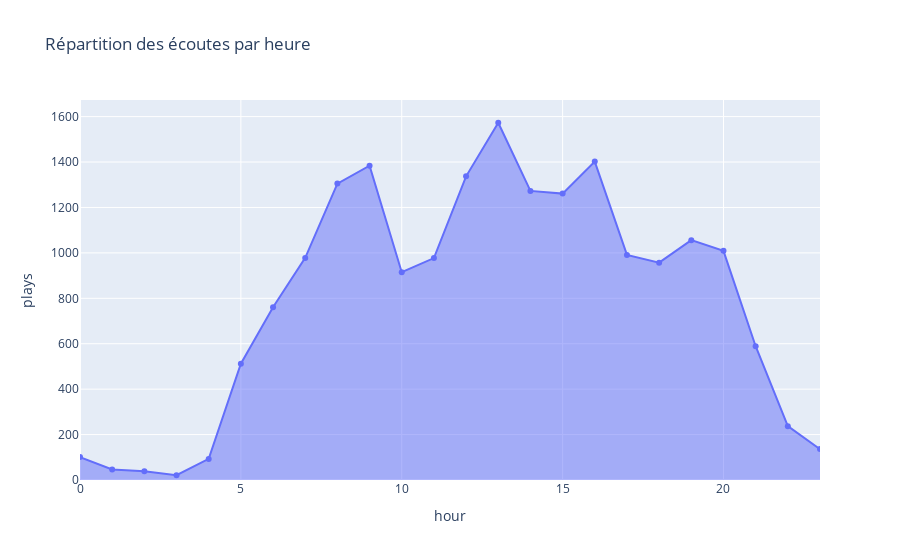

Notebook code cell kept with this figure:
### Code cell
hourly = df.groupby("hour").size().reset_index(name="plays")
px.area(hourly, x="hour", y="plays", title="Répartition des écoutes par heure", markers=True)

### Figure 1 — Plotly figure (JSON) as saved in the notebook; plotly's stock layout.template omitted (floating-point values rounded to 4 significant figures)
{"data": [{"fillpattern": {"shape": ""}, "hovertemplate": "hour=%{x}<br>plays=%{y}<extra></extra>", "legendgroup": "", "line": {"color": "#636efa"}, "marker": {"symbol": "circle"}, "mode": "lines+markers", "name": "", "orientation": "v", "showlegend": false, "stackgroup": "1", "type": "scatter", "x": [0, 1, 2, 3, 4, 5, 6, 7, 8, 9, 10, 11, 12, 13, 14, 15, 16, 17, 18, 19, 20, 21, 22, 23], "xaxis": "x", "y": [101, 46, 38, 21, 93, 512, 761, 978, 1305, 1384, 915, 977, 1337, 1573, 1273, 1261, 1402, 991, 957, 1056, 1009, 589, 237, 136], "yaxis": "y"}], "layout": {"legend": {"tracegroupgap": 0}, "title": {"text": "Répartition des écoutes par heure"}, "xaxis": {"anchor": "y", "domain": [0, 1], "title": {"text": "hour"}}, "yaxis": {"anchor": "x", "domain": [0, 1], "title": {"text": "plays"}}}}
